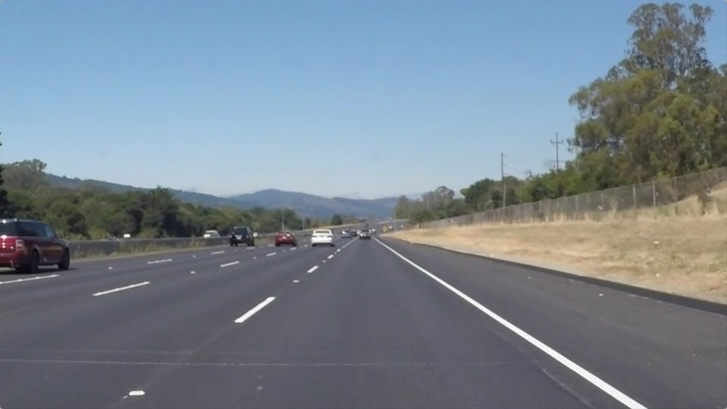
#> input picture test_images/solidWhiteRight.jpg, 727 x 409 px, shrunk from 960 x 540 before the run
$ jupyter execute --allow-errors Udacity_P1.ipynb   (shell and % lines are left out)
#> lines starting #> are read from the running program, lines starting #| are printed output that depends on the picture; after the words box and inside, x2 and y2 are one past the last pixel; in counts of white or black regions, pixels touching at a corner belong together
# Self-Driving Car Engineer Nanodegree

## Project: **Finding Lane Lines on the Road**
***
In this project, you will use the tools you learned about in the lesson to identify lane lines on the road.  You can develop your pipeline on a series of individual images, and later apply the result to a video stream (really just a series of images). Check out the video clip "raw-lines-example.mp4" (also contained in this repository) to see what the output should look like after using the helper functions below.

Once you have a result that looks roughly like "raw-lines-example.mp4", you'll need to get creative and try to average and/or extrapolate the line segments you've detected to map out the full extent of the lane lines.  You can see an example of the result you're going for in the video "P1_example.mp4".  Ultimately, you would like to draw just one line for the left side of the lane, and one for the right.

In addition to implementing code, there is a brief writeup to complete. The writeup should be completed in a separate file, which can be either a markdown file or a pdf document. There is a [write up template](https://github.com/udacity/CarND-LaneLines-P1/blob/master/writeup_template.md) that can be used to guide the writing process. Completing both the code in the Ipython notebook and the writeup template will cover all of the [rubric points](https://review.udacity.com/#!/rubrics/322/view) for this project.

---
Let's have a look at our first image called 'test_images/solidWhiteRight.jpg'.  Run the 2 cells below (hit Shift-Enter or the "play" button above) to display the image.

**Note: If, at any point, you encounter frozen display windows or other confounding issues, you can always start again with a clean slate by going to the "Kernel" menu above and selecting "Restart & Clear Output".**

---

**The tools you have are color selection, region of interest selection, grayscaling, Gaussian smoothing, Canny Edge Detection and Hough Tranform line detection.  You  are also free to explore and try other techniques that were not presented in the lesson.  Your goal is piece together a pipeline to detect the line segments in the image, then average/extrapolate them and draw them onto the image for display (as below).  Once you have a working pipeline, try it out on the video stream below.**

---

<figure>

 <figcaption>
 <p></p>
 <p style="text-align: center;"> Your output should look something like this (above) after detecting line segments using the helper functions below </p>
 </figcaption>
</figure>
 <p></p>
<figure>

 <figcaption>
 <p></p>
 <p style="text-align: center;"> Your goal is to connect/average/extrapolate line segments to get output like this</p>
 </figcaption>
</figure>

**Run the cell below to import some packages.  If you get an `import error` for a package you've already installed, try changing your kernel (select the Kernel menu above --> Change Kernel).  Still have problems?  Try relaunching Jupyter Notebook from the terminal prompt.  Also, consult the forums for more troubleshooting tips.**

## Import Packages

[cell 1]
#importing some useful packages
import matplotlib.pyplot as plt
import matplotlib.image as mpimg
import numpy as np
import cv2
import os

[cell 2]
# This is the path configuration for local running on my own personal device.
# Comment if the working directory is the same as the project dir.
# os.chdir(r"D:\##Projects\Online_Courses\Udacity\Autonomous_Driving\Project_1_Lane_Detection\Autonomous-Driving_Laneline_Detection_LixingZhang")

## Read in an Image

[cell 3]
#reading in an image
image = mpimg.imread('test_images/solidWhiteRight.jpg')
#> image is the input picture: shape (409, 727, 3); mean R, G, B 120.3, 132.6, 143.7

#printing out some stats and plotting
print('This image is:', type(image), 'with dimensions:', image.shape)
#| This image is: <class 'numpy.ndarray'> with dimensions: (409, 727, 3)
plt.imshow(image)  # if you wanted to show a single color channel image called 'gray', for example, call as plt.imshow(gray, cmap='gray')

## Ideas for Lane Detection Pipeline

**Some OpenCV functions (beyond those introduced in the lesson) that might be useful for this project are:**

`cv2.inRange()` for color selection
`cv2.fillPoly()` for regions selection
`cv2.line()` to draw lines on an image given endpoints
`cv2.addWeighted()` to coadd / overlay two images
`cv2.cvtColor()` to grayscale or change color
`cv2.imwrite()` to output images to file
`cv2.bitwise_and()` to apply a mask to an image

**Check out the OpenCV documentation to learn about these and discover even more awesome functionality!**

## Helper Functions

Below are some helper functions to help get you started. They should look familiar from the lesson!

[cell 4]
import math


def grayscale(img):
    """Applies the Grayscale transform
    This will return an image with only one color channel
    but NOTE: to see the returned image as grayscale
    (assuming your grayscaled image is called 'gray')
    you should call plt.imshow(gray, cmap='gray')"""
    return cv2.cvtColor(img, cv2.COLOR_RGB2GRAY)
    # Or use BGR2GRAY if you read an image with cv2.imread()
    # return cv2.cvtColor(img, cv2.COLOR_BGR2GRAY)


def canny(img, low_threshold, high_threshold):
    """Applies the Canny transform"""
    return cv2.Canny(img, low_threshold, high_threshold)


def gaussian_blur(img, kernel_size):
    """Applies a Gaussian Noise kernel"""
    return cv2.GaussianBlur(img, (kernel_size, kernel_size), 0)


def region_of_interest(img, vertices):
    """
    Applies an image mask.

    Only keeps the region of the image defined by the polygon
    formed from `vertices`. The rest of the image is set to black.
    `vertices` should be a numpy array of integer points.
    """
    # defining a blank mask to start with
    mask = np.zeros_like(img)

    # defining a 3 channel or 1 channel color to fill the mask with depending on the input image
    if len(img.shape) > 2:
        channel_count = img.shape[2]  # i.e. 3 or 4 depending on your image
        ignore_mask_color = (255,) * channel_count
    else:
        ignore_mask_color = 255

    # filling pixels inside the polygon defined by "vertices" with the fill color
    cv2.fillPoly(mask, vertices, ignore_mask_color)

    # returning the image only where mask pixels are nonzero
    masked_image = cv2.bitwise_and(img, mask)
    return masked_image


def draw_lines(img, lines, color=[0, 255, 0], thickness=6):
    """
    NOTE: this is the function you might want to use as a starting point once you want to
    average/extrapolate the line segments you detect to map out the full
    extent of the lane (going from the result shown in raw-lines-example.mp4
    to that shown in P1_example.mp4).

    Think about things like separating line segments by their
    slope ((y2-y1)/(x2-x1)) to decide which segments are part of the left
    line vs. the right line.  Then, you can average the position of each of
    the lines and extrapolate to the top and bottom of the lane.

    This function draws `lines` with `color` and `thickness`.
    Lines are drawn on the image inplace (mutates the image).
    If you want to make the lines semi-transparent, think about combining
    this function with the weighted_img() function below
    """
    for line in lines:
        for x1, y1, x2, y2 in line:
            cv2.line(img, (x1, y1), (x2, y2), color, thickness)


def hough_lines(img, rho, theta, threshold, min_line_len, max_line_gap):
    """
    `img` should be the output of a Canny transform.

    Returns an image with hough lines drawn.
    """
    lines = cv2.HoughLinesP(img, rho, theta, threshold, np.array(
        []), minLineLength=min_line_len, maxLineGap=max_line_gap)
    lines = hough2lane_lines(lines, img)
    line_img = np.zeros((img.shape[0], img.shape[1], 3), dtype=np.uint8)
    draw_lines(line_img, lines)
    return line_img


def hough2lane_lines(hough_line_list, img):
    """
    According to given hough lines, calculate 2 lane lines which averages lane lines on both sides.
    """
    h_img, w_img = img.shape
    kl_min = -10
    kl_max = -0.5
    kr_min = 0.5
    kr_max = 10

    # Group all lines into 2 lists. Each line should be listed together with its k.
    line_list_l = []
    line_list_r = []

    for hough_line in hough_line_list:
        k = (hough_line[0][3]-hough_line[0][1])/(hough_line[0][2]-hough_line[0][0])
        if k > kl_min and k < kl_max:
            line_list_l.append(hough_line)
        elif k > kr_min and k < kr_max:
            line_list_r.append(hough_line)

    # Average all ks
    k_l = 0
    k_r = 0
    x_list_l = []
    y_list_l = []
    x_list_r = []
    y_list_r = []

    if len(line_list_l) > 0:
        for line in line_list_l:
            x_list_l.append(line[0][0])
            x_list_l.append(line[0][2])
            y_list_l.append(line[0][1])
            y_list_l.append(line[0][3])
            k_l = (max(y_list_l)-min(y_list_l))/(max(x_list_l)-min(x_list_l))

    if len(line_list_r) > 0:
        for line in line_list_r:
            x_list_r.append(line[0][0])
            x_list_r.append(line[0][2])
            y_list_r.append(line[0][1])
            y_list_r.append(line[0][3])
            k_r = (max(y_list_r)-min(y_list_r))/(max(x_list_r)-min(x_list_r))

    # To Do: Calculate the 2 x cordinates in the 2 lines to be returned
    line_l = [0, h_img-1, 0, 0.6*h_img]
    line_r = [w_img-1, h_img-1, w_img-1, 0.6*h_img]
    if k_l != 0:
        line_l[0] = min(x_list_l) - (line_l[1] - max(y_list_l))/k_l
        line_l[2] = max(x_list_l) - (line_l[3] - min(y_list_l))/k_l
    if k_r != 0:
        line_r[0] = min(x_list_r) + (line_r[1] - min(y_list_r))/k_r
        line_r[2] = max(x_list_r) + (line_r[3] - max(y_list_r))/k_r
    line_l = [map(int,line_l)]
    line_r = [map(int,line_r)]

    return np.array([line_l, line_r])


# Python 3 has support for cool math symbols.

def weighted_img(img, initial_img, α=0.8, β=1., γ=0.):
    """
    `img` is the output of the hough_lines(), An image with lines drawn on it.
    Should be a blank image (all black) with lines drawn on it.

    `initial_img` should be the image before any processing.

    The result image is computed as follows:

    initial_img * α + img * β + γ
    NOTE: initial_img and img must be the same shape!
    """
    return cv2.addWeighted(initial_img, α, img, β, γ)


def image_show(Img, name='image'):
    """Show an image until any key is pushed."""
    cv2.imshow(name, Img)
    cv2.waitKey(0)
    cv2.destroyAllWindows()

## Test Images

Build your pipeline to work on the images in the directory "test_images"
**You should make sure your pipeline works well on these images before you try the videos.**

[cell 5]
import os
os.listdir("test_images/")

## Build a Lane Finding Pipeline

Build the pipeline and run your solution on all test_images. Make copies into the `test_images_output` directory, and you can use the images in your writeup report.

Try tuning the various parameters, especially the low and high Canny thresholds as well as the Hough lines parameters.

[cell 6]
# TODO: Build your pipeline that will draw lane lines on the test_images
# then save them to the test_images_output directory.

canny_trs_low = 50
canny_trs_high = 150
gaussian_apertureSize = 3

rho = 2  # distance resolution in pixels of the Hough grid
theta = np.pi/180  # angular resolution in radians of the Hough grid
threshold = 40     # minimum number of votes (intersections in Hough grid cell)
min_line_length = 100  # minimum number of pixels making up a line
max_line_gap = 150    # maximum gap in pixels between connectable line segments

[cell 7]
# Image Processing
# Create the lines list and vertices numpy array for region selection


def line_vertices(img_BGR):
    """
    Accepts an RGB image array, return a tuple of (lines, vertices) for region selection.

    Input:
    img_RGB: 3-tunnel image array, with size of Height * Width * Tunnels

    Output:
    lines: cordinates list of all lines to be drawn, size: 1 * Number_of_Lines * 4
    vertices: cordinates numpy array of all vertices, size: 1 * Number_of_Vertices * 2
    """
    y_max, x_max, _ = img_BGR.shape
    # Assign cordinates for the 4 corners
    Point_Lower_Left = (round(0.05 * x_max), y_max-1)
    Point_Lower_Right = (round(0.98 * x_max), y_max-1)
    Point_Upper_Left = (round(0.45 * x_max), round(0.6 * y_max))
    Point_Upper_Right = (round(0.55 * x_max), round(0.6 * y_max))
    Point_list = [Point_Lower_Left, Point_Lower_Right,
                  Point_Upper_Right, Point_Upper_Left]
    line = []
    vertices = []
    for i in range(len(Point_list)):
        line.append(Point_list[0] + Point_list[1])
        vertices.append(Point_list[0])
        Point_list = Point_list[1:] + Point_list[:1]
    lines = [line]
    vertices = np.array([vertices])
    return (lines, vertices)

[cell 8]
def image_processing_pipeline(f_name):
    """
    A Pipeline for lane detection of a single image. Results would be saved.

    Input:
    f_name: string object of the name of the image file in the folder test_images_path

    Output:
    result_Img: BGR image array object with Hough Lines and Vertices drawn onto it.
    """
    input_dir = "./test_images/"
    output_dir = "./test_images_output/"
    I_BGR = cv2.imread(input_dir+f_name)
    I_Gray = grayscale(I_BGR)
    lines, vertices = line_vertices(I_BGR)
    image_show(I_BGR)
    Edge = cv2.Canny(I_Gray, canny_trs_low, canny_trs_high,
                     apertureSize=gaussian_apertureSize, L2gradient=True)
    Edge = region_of_interest(Edge, vertices)
    image_show(Edge)
    draw_lines(I_BGR, lines, [34, 126, 230],3)
    Lane_Lines = hough_lines(Edge, rho, theta, threshold, min_line_length, max_line_gap)
    result_Img = weighted_img(Lane_Lines, I_BGR)
    image_show(result_Img)
    cv2.imwrite(output_dir+f_name, result_Img)


for f_name in os.listdir("test_images/"):
    image_processing_pipeline(f_name)
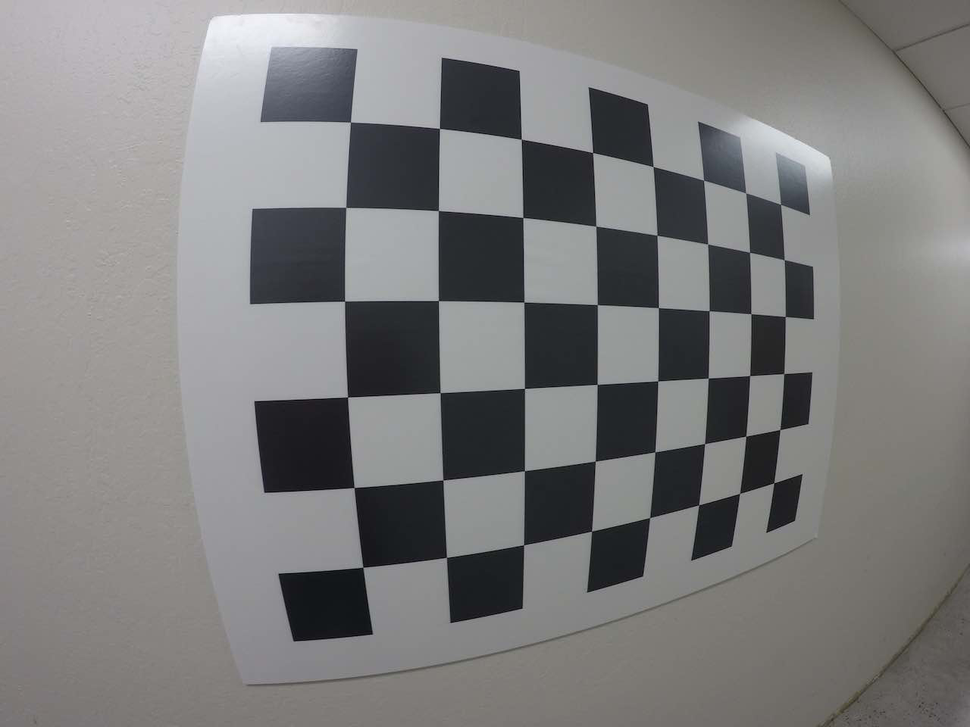
#> input picture test_images/chessboard_distorted.png, 970 x 727 px, shrunk from 1280 x 960 before the run
#> in image_processing_pipeline, I_BGR is the input picture: shape (727, 970, 3); mean B, G, R 124.9, 125, 125.3
#> in image_processing_pipeline, `lines, vertices = line_vertices(I_BGR)`: lines = [[(48, 726, 951, 726), (951, 726, 534, 436), (534, 436, 436, 436), (436, 436, 48, 726)]]; vertices = [[48, 726], [951, 726], [534, 436], [436, 436]]
#> in image_processing_pipeline, `Edge = cv2.Canny(I_Gray, canny_trs_low, canny_trs_high, apertureSize=g..`:
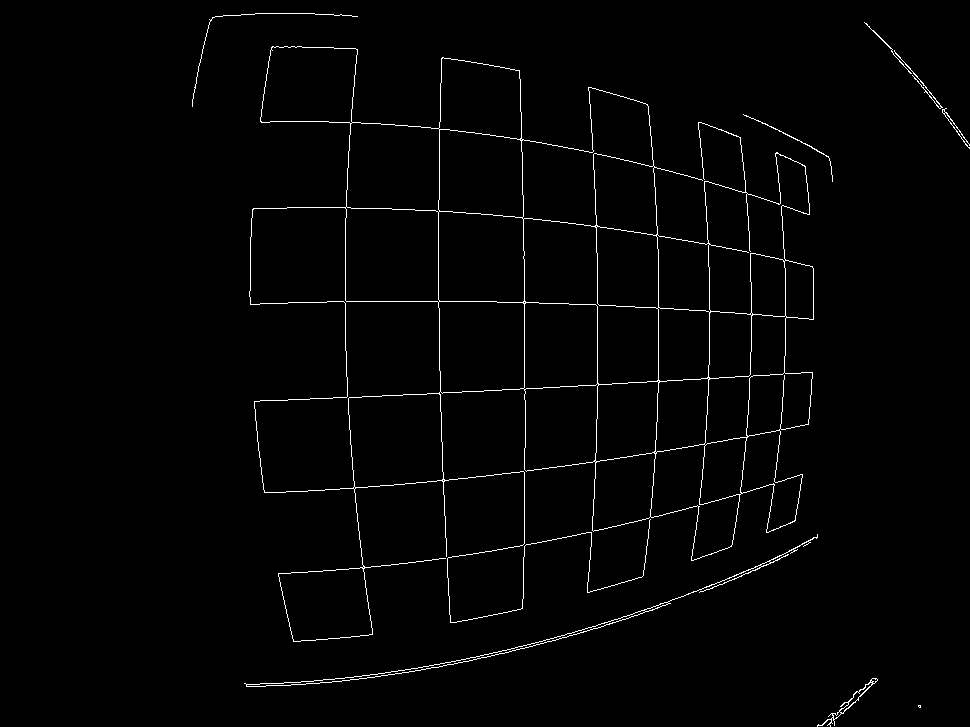
#> Edge: shape (727, 970); 1.5% white in thin lines or dots, all inside (x1, y1, x2, y2) = (192, 13, 970, 727)
#> in region_of_interest, `cv2.fillPoly(mask, vertices, ignore_mask_color)`:
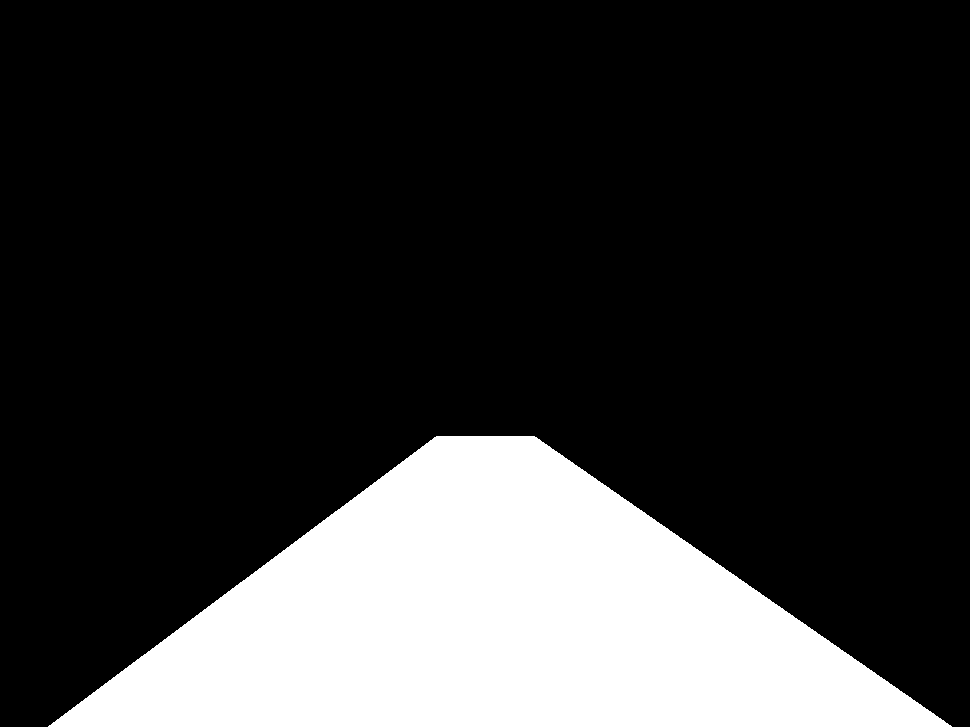
#> mask: shape (727, 970); 20.7% white; 1 white region, box (x1, y1, x2, y2) and area: (48, 436, 952, 727) 146048
#> in region_of_interest, `masked_image = cv2.bitwise_and(img, mask)`:
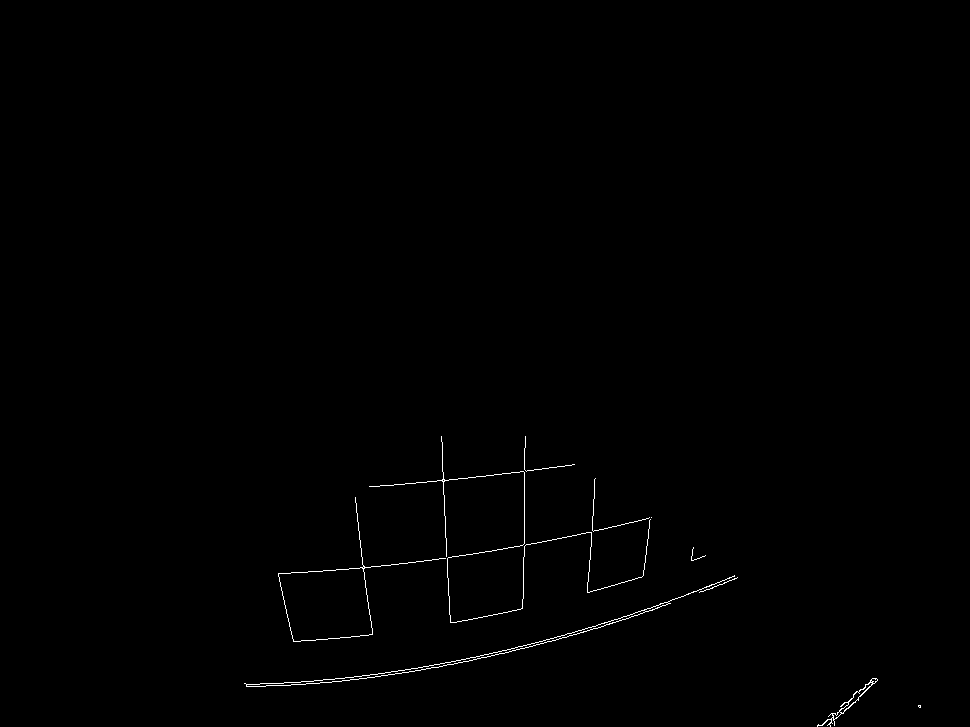
#> masked_image: shape (727, 970); 0.39% white in thin lines or dots, all inside (x1, y1, x2, y2) = (244, 436, 921, 727)
#> the loop in draw_lines, `for line in lines:` made 1 pass
#> in hough_lines, `lines = cv2.HoughLinesP(img, rho, theta, threshold, np.array( []), min..`: lines = 23 rows, first 6: [374, 677, 572, 635], [524, 648, 524, 448], [263, 686, 468, 661], [278, 575, 647, 542], [390, 485, 533, 470], [523, 648, 726, 582]
#> the loop in hough2lane_lines, `for hough_line in hough_line_list:` made 23 passes
#> (hough_line, k) on passes 1 to 4: ([[374, 677, 572, 635]], -0.212), ([[524, 648, 524, 448]], -inf), ([[263, 686, 468, 661]], -0.122), ([[278, 575, 647, 542]], -0.0894)
#> after the loop in hough2lane_lines, `for hough_line in hough_line_list:`: line_list_l = []; line_list_r = [[[357, 520, 378, 676]]]
#> the loop in hough2lane_lines, `for line in line_list_r:` made 1 pass
#> (line, k_r) on pass 1: ([[357, 520, 378, 676]], 7.43)
#> after the loop in hough2lane_lines, `for line in line_list_r:`: x_list_r = [357, 378]; y_list_r = [520, 676]
#> the loop in draw_lines (call 2), `for line in lines:` made 2 passes
#> in weighted_img, `return cv2.addWeighted(initial_img, α, img, β, γ)`:
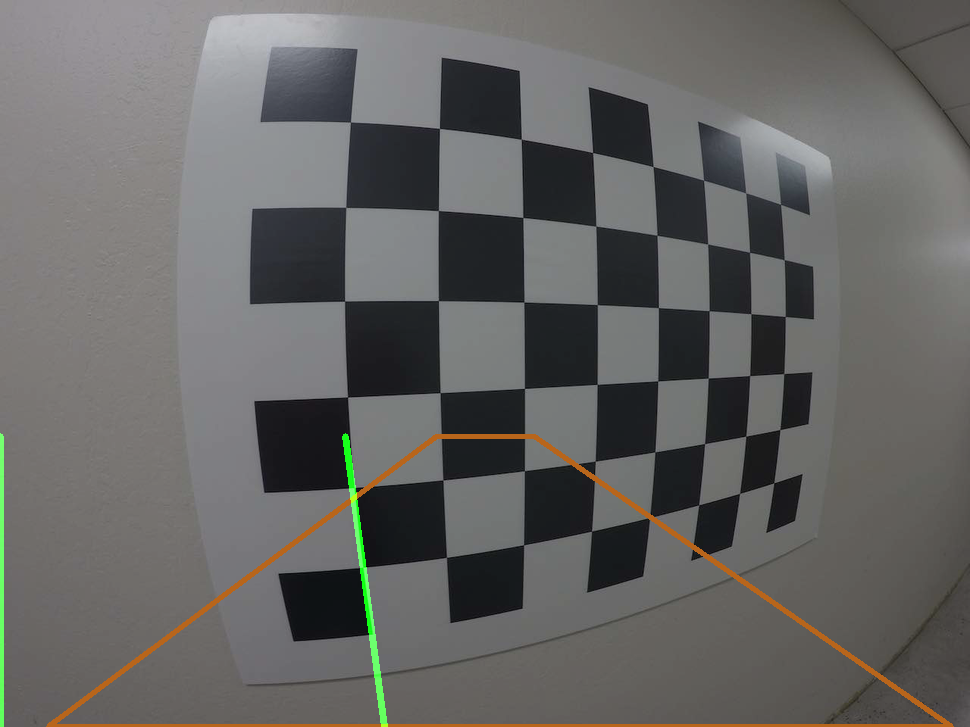
#> returned value: shape (727, 970, 3); mean of channels 0, 1, 2 99.2, 100.8, 101.3; drawn as B, G, R

## Test on Videos

You know what's cooler than drawing lanes over images? Drawing lanes over video!

We can test our solution on two provided videos:

`solidWhiteRight.mp4`

`solidYellowLeft.mp4`

**Note: if you get an import error when you run the next cell, try changing your kernel (select the Kernel menu above --> Change Kernel). Still have problems? Try relaunching Jupyter Notebook from the terminal prompt. Also, consult the forums for more troubleshooting tips.**

**If you get an error that looks like this:**
```
NeedDownloadError: Need ffmpeg exe.
You can download it by calling:
imageio.plugins.ffmpeg.download()
```
**Follow the instructions in the error message and check out [this forum post](https://discussions.udacity.com/t/project-error-of-test-on-videos/274082) for more troubleshooting tips across operating systems.**

[cell 9]
# Import everything needed to edit/save/watch video clips
from moviepy.editor import VideoFileClip
from IPython.display import HTML

[cell 10]
# [12 lines left out: function process_image, not called in this run]

Let's try the one with the solid white lane on the right first ...

[cell 11]
white_output = 'test_videos_output/solidWhiteRight.mp4'
#> white_output = 'test_videos_output/solidWhiteRight.mp4'
## To speed up the testing process you may want to try your pipeline on a shorter subclip of the video
## To do so add .subclip(start_second,end_second) to the end of the line below
## Where start_second and end_second are integer values representing the start and end of the subclip
## You may also uncomment the following line for a subclip of the first 5 seconds
##clip1 = VideoFileClip("test_videos/solidWhiteRight.mp4").subclip(0,5)
#> (the rest of this cell did not finish here and is left out)
